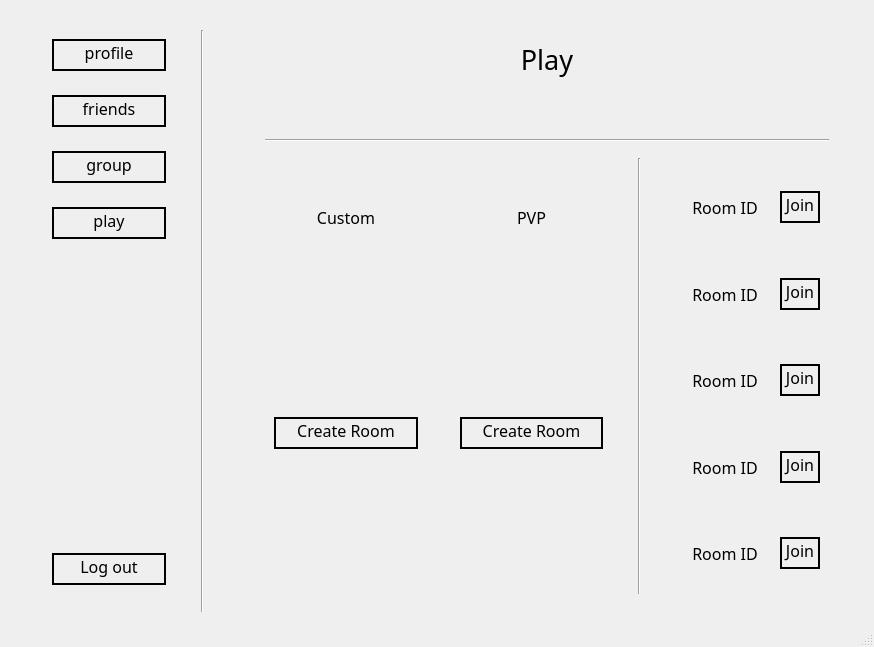
<?xml version="1.0" encoding="UTF-8"?>
<ui version="4.0">
 <class>MainWindow</class>
 <widget class="QMainWindow" name="MainWindow">
  <property name="geometry">
   <rect>
    <x>0</x>
    <y>0</y>
    <width>874</width>
    <height>647</height>
   </rect>
  </property>
  <property name="windowTitle">
   <string>MainWindow</string>
  </property>
  <widget class="QWidget" name="centralwidget">
   <layout class="QHBoxLayout" name="horizontalLayout_6">
    <item>
     <widget class="QWidget" name="widget_9" native="true">
      <property name="minimumSize">
       <size>
        <width>150</width>
        <height>600</height>
       </size>
      </property>
      <property name="maximumSize">
       <size>
        <width>200</width>
        <height>600</height>
       </size>
      </property>
      <layout class="QHBoxLayout" name="horizontalLayout_7">
       <item>
        <widget class="QWidget" name="leftWidget" native="true">
         <property name="maximumSize">
          <size>
           <width>150</width>
           <height>600</height>
          </size>
         </property>
         <layout class="QVBoxLayout" name="verticalLayout">
          <item>
           <widget class="QWidget" name="widget_3" native="true">
            <layout class="QHBoxLayout" name="horizontalLayout">
             <item>
              <widget class="QPushButton" name="pushButton">
               <property name="font">
                <font>
                 <family>Poor Richard</family>
                 <pointsize>12</pointsize>
                </font>
               </property>
               <property name="styleSheet">
                <string notr="true">border-radius : 100; 
border : 2px solid black;
padding-bottom: 5px</string>
               </property>
               <property name="text">
                <string>profile</string>
               </property>
              </widget>
             </item>
            </layout>
           </widget>
          </item>
          <item>
           <widget class="QWidget" name="widget_4" native="true">
            <layout class="QHBoxLayout" name="horizontalLayout_2">
             <item>
              <widget class="QPushButton" name="pushButton_2">
               <property name="font">
                <font>
                 <family>Poor Richard</family>
                 <pointsize>12</pointsize>
                </font>
               </property>
               <property name="styleSheet">
                <string notr="true">border-radius : 100; 
border : 2px solid black;
padding-bottom: 5px</string>
               </property>
               <property name="text">
                <string>friends</string>
               </property>
              </widget>
             </item>
            </layout>
           </widget>
          </item>
          <item>
           <widget class="QWidget" name="widget_5" native="true">
            <layout class="QHBoxLayout" name="horizontalLayout_3">
             <item>
              <widget class="QPushButton" name="pushButton_3">
               <property name="font">
                <font>
                 <family>Poor Richard</family>
                 <pointsize>12</pointsize>
                </font>
               </property>
               <property name="styleSheet">
                <string notr="true">border-radius : 100; 
border : 2px solid black;
padding-bottom: 5px</string>
               </property>
               <property name="text">
                <string>group</string>
               </property>
              </widget>
             </item>
            </layout>
           </widget>
          </item>
          <item>
           <widget class="QWidget" name="widget_6" native="true">
            <layout class="QVBoxLayout" name="verticalLayout_2">
             <item>
              <widget class="QPushButton" name="pushButton_4">
               <property name="font">
                <font>
                 <family>Poor Richard</family>
                 <pointsize>12</pointsize>
                </font>
               </property>
               <property name="styleSheet">
                <string notr="true">border-radius : 100; 
border : 2px solid black;
padding-bottom: 5px</string>
               </property>
               <property name="text">
                <string>play</string>
               </property>
              </widget>
             </item>
            </layout>
           </widget>
          </item>
          <item>
           <spacer name="verticalSpacer">
            <property name="orientation">
             <enum>Qt::Vertical</enum>
            </property>
            <property name="sizeHint" stdset="0">
             <size>
              <width>20</width>
              <height>40</height>
             </size>
            </property>
           </spacer>
          </item>
          <item>
           <widget class="QWidget" name="widget_7" native="true">
            <layout class="QHBoxLayout" name="horizontalLayout_4">
             <item>
              <widget class="QPushButton" name="pushButton_5">
               <property name="font">
                <font>
                 <family>Poor Richard</family>
                 <pointsize>12</pointsize>
                </font>
               </property>
               <property name="styleSheet">
                <string notr="true">border-radius : 100; 
border : 2px solid black;
padding-bottom: 5px</string>
               </property>
               <property name="text">
                <string>Log out</string>
               </property>
              </widget>
             </item>
            </layout>
           </widget>
          </item>
         </layout>
        </widget>
       </item>
       <item>
        <widget class="QWidget" name="widget_8" native="true">
         <property name="minimumSize">
          <size>
           <width>20</width>
           <height>600</height>
          </size>
         </property>
         <property name="maximumSize">
          <size>
           <width>25</width>
           <height>600</height>
          </size>
         </property>
         <layout class="QHBoxLayout" name="horizontalLayout_8">
          <item>
           <widget class="Line" name="line">
            <property name="minimumSize">
             <size>
              <width>5</width>
              <height>600</height>
             </size>
            </property>
            <property name="orientation">
             <enum>Qt::Vertical</enum>
            </property>
           </widget>
          </item>
         </layout>
        </widget>
       </item>
      </layout>
     </widget>
    </item>
    <item>
     <widget class="QWidget" name="widget" native="true">
      <property name="maximumSize">
       <size>
        <width>600</width>
        <height>600</height>
       </size>
      </property>
      <layout class="QGridLayout" name="gridLayout">
       <item row="1" column="0" colspan="4">
        <widget class="QWidget" name="widget_22" native="true">
         <property name="maximumSize">
          <size>
           <width>600</width>
           <height>25</height>
          </size>
         </property>
         <layout class="QHBoxLayout" name="horizontalLayout_18">
          <property name="topMargin">
           <number>11</number>
          </property>
          <item>
           <widget class="Line" name="line_2">
            <property name="orientation">
             <enum>Qt::Horizontal</enum>
            </property>
           </widget>
          </item>
         </layout>
        </widget>
       </item>
       <item row="2" column="3">
        <widget class="QWidget" name="widget_12" native="true">
         <layout class="QVBoxLayout" name="verticalLayout_3">
          <item>
           <widget class="QWidget" name="widget_17" native="true">
            <layout class="QHBoxLayout" name="horizontalLayout_13">
             <item>
              <widget class="QLabel" name="label_8">
               <property name="font">
                <font>
                 <family>Poor Richard</family>
                 <pointsize>12</pointsize>
                </font>
               </property>
               <property name="text">
                <string>Room ID</string>
               </property>
               <property name="alignment">
                <set>Qt::AlignCenter</set>
               </property>
              </widget>
             </item>
             <item>
              <widget class="QPushButton" name="pushButton_8">
               <property name="maximumSize">
                <size>
                 <width>40</width>
                 <height>16777215</height>
                </size>
               </property>
               <property name="font">
                <font>
                 <family>Poor Richard</family>
                 <pointsize>12</pointsize>
                </font>
               </property>
               <property name="styleSheet">
                <string notr="true">border-radius : 100; 
border : 2px solid black;
padding-bottom: 5px</string>
               </property>
               <property name="text">
                <string>Join</string>
               </property>
              </widget>
             </item>
            </layout>
           </widget>
          </item>
          <item>
           <widget class="QWidget" name="widget_18" native="true">
            <layout class="QHBoxLayout" name="horizontalLayout_14">
             <item>
              <widget class="QLabel" name="label_4">
               <property name="font">
                <font>
                 <family>Poor Richard</family>
                 <pointsize>12</pointsize>
                </font>
               </property>
               <property name="text">
                <string>Room ID</string>
               </property>
               <property name="alignment">
                <set>Qt::AlignCenter</set>
               </property>
              </widget>
             </item>
             <item>
              <widget class="QPushButton" name="pushButton_9">
               <property name="maximumSize">
                <size>
                 <width>40</width>
                 <height>16777215</height>
                </size>
               </property>
               <property name="font">
                <font>
                 <family>Poor Richard</family>
                 <pointsize>12</pointsize>
                </font>
               </property>
               <property name="styleSheet">
                <string notr="true">border-radius : 100; 
border : 2px solid black;
padding-bottom: 5px</string>
               </property>
               <property name="text">
                <string>Join</string>
               </property>
              </widget>
             </item>
            </layout>
           </widget>
          </item>
          <item>
           <widget class="QWidget" name="widget_19" native="true">
            <layout class="QHBoxLayout" name="horizontalLayout_15">
             <item>
              <widget class="QLabel" name="label_5">
               <property name="font">
                <font>
                 <family>Poor Richard</family>
                 <pointsize>12</pointsize>
                </font>
               </property>
               <property name="text">
                <string>Room ID</string>
               </property>
               <property name="alignment">
                <set>Qt::AlignCenter</set>
               </property>
              </widget>
             </item>
             <item>
              <widget class="QPushButton" name="pushButton_10">
               <property name="maximumSize">
                <size>
                 <width>40</width>
                 <height>16777215</height>
                </size>
               </property>
               <property name="font">
                <font>
                 <family>Poor Richard</family>
                 <pointsize>12</pointsize>
                </font>
               </property>
               <property name="styleSheet">
                <string notr="true">border-radius : 100; 
border : 2px solid black;
padding-bottom: 5px</string>
               </property>
               <property name="text">
                <string>Join</string>
               </property>
              </widget>
             </item>
            </layout>
           </widget>
          </item>
          <item>
           <widget class="QWidget" name="widget_20" native="true">
            <layout class="QHBoxLayout" name="horizontalLayout_16">
             <item>
              <widget class="QLabel" name="label_6">
               <property name="font">
                <font>
                 <family>Poor Richard</family>
                 <pointsize>12</pointsize>
                </font>
               </property>
               <property name="text">
                <string>Room ID</string>
               </property>
               <property name="alignment">
                <set>Qt::AlignCenter</set>
               </property>
              </widget>
             </item>
             <item>
              <widget class="QPushButton" name="pushButton_11">
               <property name="maximumSize">
                <size>
                 <width>40</width>
                 <height>16777215</height>
                </size>
               </property>
               <property name="font">
                <font>
                 <family>Poor Richard</family>
                 <pointsize>12</pointsize>
                </font>
               </property>
               <property name="styleSheet">
                <string notr="true">border-radius : 100; 
border : 2px solid black;
padding-bottom: 5px</string>
               </property>
               <property name="text">
                <string>Join</string>
               </property>
              </widget>
             </item>
            </layout>
           </widget>
          </item>
          <item>
           <widget class="QWidget" name="widget_21" native="true">
            <layout class="QHBoxLayout" name="horizontalLayout_17">
             <item>
              <widget class="QLabel" name="label_7">
               <property name="font">
                <font>
                 <family>Poor Richard</family>
                 <pointsize>12</pointsize>
                </font>
               </property>
               <property name="text">
                <string>Room ID</string>
               </property>
               <property name="alignment">
                <set>Qt::AlignCenter</set>
               </property>
              </widget>
             </item>
             <item>
              <widget class="QPushButton" name="pushButton_12">
               <property name="maximumSize">
                <size>
                 <width>40</width>
                 <height>16777215</height>
                </size>
               </property>
               <property name="font">
                <font>
                 <family>Poor Richard</family>
                 <pointsize>12</pointsize>
                </font>
               </property>
               <property name="styleSheet">
                <string notr="true">border-radius : 100; 
border : 2px solid black;
padding-bottom: 5px</string>
               </property>
               <property name="text">
                <string>Join</string>
               </property>
              </widget>
             </item>
            </layout>
           </widget>
          </item>
         </layout>
        </widget>
       </item>
       <item row="0" column="0" colspan="4">
        <widget class="QWidget" name="widget_2" native="true">
         <property name="maximumSize">
          <size>
           <width>600</width>
           <height>100</height>
          </size>
         </property>
         <layout class="QHBoxLayout" name="horizontalLayout_5">
          <property name="topMargin">
           <number>20</number>
          </property>
          <item>
           <widget class="QLabel" name="label">
            <property name="font">
             <font>
              <family>Poor Richard</family>
              <pointsize>20</pointsize>
             </font>
            </property>
            <property name="text">
             <string>Play</string>
            </property>
            <property name="alignment">
             <set>Qt::AlignHCenter|Qt::AlignTop</set>
            </property>
           </widget>
          </item>
         </layout>
        </widget>
       </item>
       <item row="2" column="0">
        <widget class="QWidget" name="widget_10" native="true">
         <layout class="QVBoxLayout" name="verticalLayout_4">
          <item>
           <widget class="QWidget" name="widget_13" native="true">
            <property name="maximumSize">
             <size>
              <width>16777215</width>
              <height>100</height>
             </size>
            </property>
            <layout class="QHBoxLayout" name="horizontalLayout_9">
             <item>
              <widget class="QLabel" name="label_2">
               <property name="font">
                <font>
                 <family>Poor Richard</family>
                 <pointsize>12</pointsize>
                </font>
               </property>
               <property name="text">
                <string>Custom</string>
               </property>
               <property name="alignment">
                <set>Qt::AlignCenter</set>
               </property>
              </widget>
             </item>
            </layout>
           </widget>
          </item>
          <item>
           <widget class="QWidget" name="widget_14" native="true">
            <layout class="QHBoxLayout" name="horizontalLayout_10">
             <item>
              <widget class="QPushButton" name="pushButton_6">
               <property name="font">
                <font>
                 <family>Poor Richard</family>
                 <pointsize>12</pointsize>
                </font>
               </property>
               <property name="styleSheet">
                <string notr="true">border-radius : 100; 
border : 2px solid black;
padding-bottom: 5px</string>
               </property>
               <property name="text">
                <string>Create Room</string>
               </property>
              </widget>
             </item>
            </layout>
           </widget>
          </item>
         </layout>
        </widget>
       </item>
       <item row="2" column="1">
        <widget class="QWidget" name="widget_11" native="true">
         <layout class="QVBoxLayout" name="verticalLayout_5">
          <item>
           <widget class="QWidget" name="widget_15" native="true">
            <property name="maximumSize">
             <size>
              <width>16777215</width>
              <height>100</height>
             </size>
            </property>
            <layout class="QHBoxLayout" name="horizontalLayout_11">
             <item>
              <widget class="QLabel" name="label_3">
               <property name="font">
                <font>
                 <family>Poor Richard</family>
                 <pointsize>12</pointsize>
                </font>
               </property>
               <property name="text">
                <string>PVP</string>
               </property>
               <property name="alignment">
                <set>Qt::AlignCenter</set>
               </property>
              </widget>
             </item>
            </layout>
           </widget>
          </item>
          <item>
           <widget class="QWidget" name="widget_16" native="true">
            <layout class="QHBoxLayout" name="horizontalLayout_12">
             <item>
              <widget class="QPushButton" name="pushButton_7">
               <property name="font">
                <font>
                 <family>Poor Richard</family>
                 <pointsize>12</pointsize>
                </font>
               </property>
               <property name="styleSheet">
                <string notr="true">border-radius : 100; 
border : 2px solid black;
padding-bottom: 5px</string>
               </property>
               <property name="text">
                <string>Create Room</string>
               </property>
              </widget>
             </item>
            </layout>
           </widget>
          </item>
         </layout>
        </widget>
       </item>
       <item row="2" column="2">
        <widget class="QWidget" name="widget_23" native="true">
         <property name="maximumSize">
          <size>
           <width>25</width>
           <height>16777215</height>
          </size>
         </property>
         <layout class="QHBoxLayout" name="horizontalLayout_19">
          <property name="topMargin">
           <number>0</number>
          </property>
          <item>
           <widget class="Line" name="line_3">
            <property name="maximumSize">
             <size>
              <width>25</width>
              <height>600</height>
             </size>
            </property>
            <property name="orientation">
             <enum>Qt::Vertical</enum>
            </property>
           </widget>
          </item>
         </layout>
        </widget>
       </item>
      </layout>
     </widget>
    </item>
   </layout>
  </widget>
  <widget class="QStatusBar" name="statusbar"/>
 </widget>
 <resources/>
 <connections/>
</ui>
